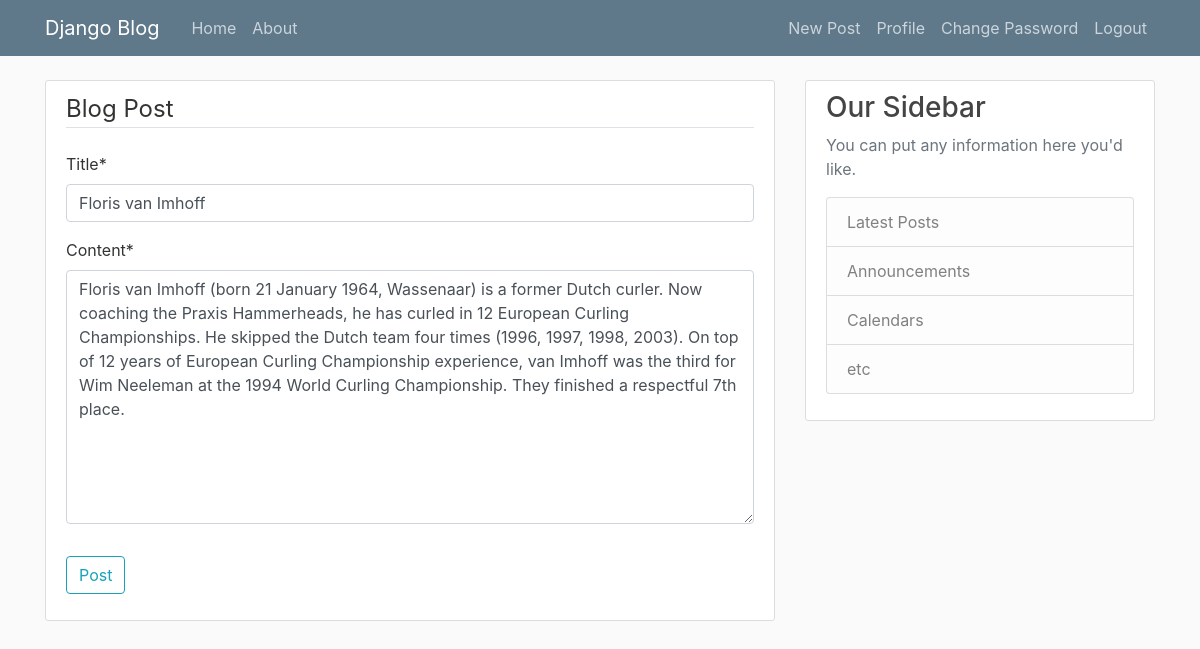
The page /post/31/update (signed in) on the database its author committed.
### blog/models.py (models this page shows, shortened)
class Post(models.Model):
  title = models.CharField(max_length = 100)
  content = models.TextField()
  date_posted = models.DateTimeField(default=timezone.now)
  author = models.ForeignKey(User, on_delete=models.CASCADE) # Deletes the post if the user is deleted

### blog/views.py (the view, shortened to what this page needs)
# urls.py: path('post/<int:pk>/update', PostUpdateView.as_view(), name='post-update'),
class PostUpdateView(LoginRequiredMixin, UserPassesTestMixin, UpdateView):
  model = Post
  fields = ['title', 'content']
  def test_func(self):
    post = self.get_object()
    if self.request.user == post.author:
      return True
    return False

### blog/templates/blog/post_form.html (shortened to what this page needs)
{% extends "blog/base.html" %}
{% load crispy_forms_tags %}
{% block content %}
  <div class="content-section">
    <form method="POST">
      <fieldset class="form-group">
        <legend class="border-bottom mb-4">Blog Post</legend>
        {{ form|crispy }}
      </fieldset>
      <div class="form-group">
        <button class="btn btn-outline-info" type="submit">Post</button>
      </div>
    </form>
  </div>
{% endblock content %}

### blog/static/blog/main.css (style rules this page uses)
body { background: #fafafa; color: #333333; margin-top: 5rem; }
.content-section { background: #ffffff; padding: 10px 20px; border: 1px solid #dddddd; border-radius: 3px; margin-bottom: 20px; }

### rows shown on the page
Post: title "Floris van Imhoff", content "Floris van Imhoff (born 21 January 1964, Wassenaar) is a former Dutch curler. Now coaching the Praxis Hammerheads, he has curled in 12 European Curling Championships. He skipped the Dutch team four times (1996, 1997, 1998, 2003). On top of 12 years of European Curling Championship experience, van Imhoff was the third for Wim Neeleman at the 1994 World Curling Championship. They finished a respectful 7th place."
